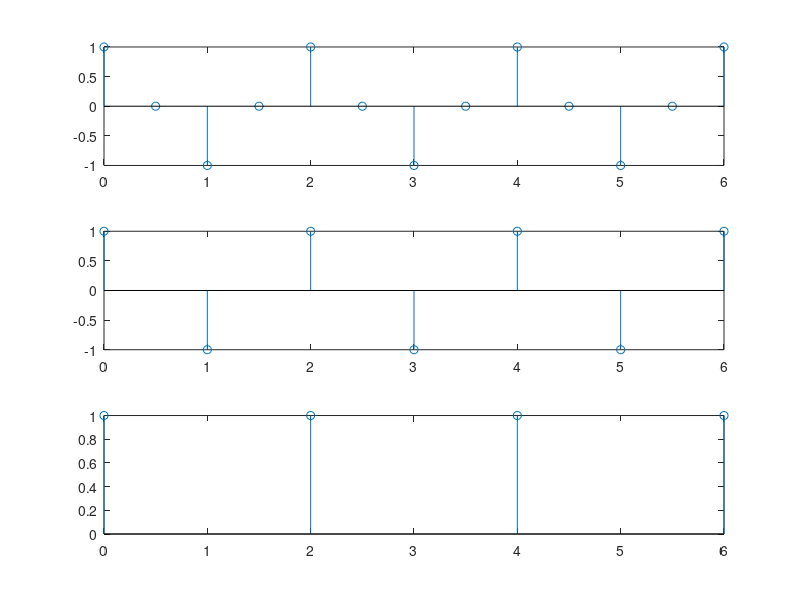

Write MATLAB code to recreate this figure.
%xc(t) = cos(pi * t)
%xc(t) = e^(-j * pi/4 * t)
%
%
%

Ta = [0.5 1 2];

t1 = 0 : Ta(1, 1) : 2*pi;
t2 = 0 : Ta(1, 2) : 2*pi;
t3 = 0 : Ta(1, 3) : 2*pi;

x1 = cos(pi * t1);
x2 = cos(pi * t2);
x3 = cos(pi * t3);

figure

s(1) = subplot(3, 1, 1);
s(2) = subplot(3, 1, 2);
s(3) = subplot(3, 1, 3);

stem(s(1), t1, x1)
stem(s(2), t2, x2)
stem(s(3), t3, x3)

x1


